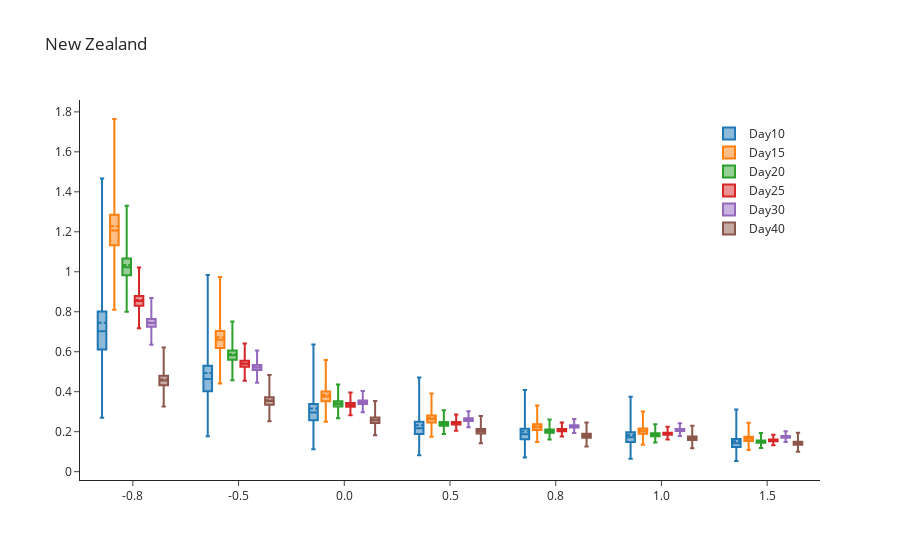

The notebook cell saved with this chart:
### Code cell
# Create list of names for x-axis and traces
epsilon_range = np.around(epsilon_range,1)
num_epsilons = len(epsilon_range)
x_name = []
for i in range(num_epsilons):
    x_name.append(str(epsilon_range[i]))
trace_name = ['Day{}'.format(x) for x in chosen_times]

# Sort results
all_intervals.sort_values(by=['Time Points', 'Epsilon'], inplace=True)

# Plot (box plot for inference)
fig = go.Figure()

for i in range(len(trace_name)):
    fig.add_trace(
        go.Box(
            mean=all_intervals.loc[all_intervals['Central Probability']==0]['Mean'][i*num_epsilons:(i+1)*num_epsilons],
            median=all_intervals.loc[all_intervals['Central Probability']==0]['Lower bound CI'][i*num_epsilons:(i+1)*num_epsilons],
            q1=all_intervals.loc[all_intervals['Central Probability']==0.25]['Lower bound CI'][i*num_epsilons:(i+1)*num_epsilons],
            q3=all_intervals.loc[all_intervals['Central Probability']==0.25]['Upper bound CI'][i*num_epsilons:(i+1)*num_epsilons],
            upperfence=all_intervals.loc[all_intervals['Central Probability']==0.95]['Upper bound CI'][i*num_epsilons:(i+1)*num_epsilons],
            lowerfence=all_intervals.loc[all_intervals['Central Probability']==0.95]['Lower bound CI'][i*num_epsilons:(i+1)*num_epsilons],
            x=x_name,
            name=trace_name[i]
        )
    )
fig.update_layout(template='simple_white', boxmode='group', title='New Zealand', legend=dict(x=0.85,y=0.95))
fig.show()

### Figure 1 — Plotly figure (JSON) as saved in the notebook; plotly's stock layout.template omitted (floating-point values rounded to 4 significant figures)
{"data": [{"lowerfence": [0.2699, 0.1767, 0.112, 0.08188, 0.07066, 0.06465, 0.05331], "mean": [0.7452, 0.4936, 0.3163, 0.2326, 0.201, 0.184, 0.1522], "median": [0.7022, 0.4632, 0.296, 0.2171, 0.1876, 0.1716, 0.1419], "name": "Day10", "q1": [0.6117, 0.4027, 0.2569, 0.1883, 0.1626, 0.1488, 0.1229], "q3": [0.801, 0.5296, 0.339, 0.2491, 0.2151, 0.1969, 0.1628], "type": "box", "upperfence": [1.466, 0.9838, 0.636, 0.4715, 0.4083, 0.3745, 0.3106], "x": ["-0.8", "-0.5", "0.0", "0.5", "0.8", "1.0", "1.5"]}, {"lowerfence": [0.8106, 0.4405, 0.25, 0.1745, 0.1478, 0.1341, 0.1089], "mean": [1.228, 0.6721, 0.3832, 0.2681, 0.227, 0.206, 0.1673], "median": [1.207, 0.6599, 0.3759, 0.2629, 0.2225, 0.202, 0.1641], "name": "Day15", "q1": [1.133, 0.6187, 0.3522, 0.2462, 0.2085, 0.1892, 0.1537], "q3": [1.285, 0.7033, 0.401, 0.2806, 0.2375, 0.2156, 0.1751], "type": "box", "upperfence": [1.764, 0.9743, 0.5581, 0.3912, 0.3313, 0.3009, 0.2445], "x": ["-0.8", "-0.5", "0.0", "0.5", "0.8", "1.0", "1.5"]}, {"lowerfence": [0.7999, 0.4573, 0.2672, 0.1885, 0.1604, 0.1457, 0.1188], "mean": [1.034, 0.5878, 0.342, 0.2411, 0.2048, 0.1862, 0.1517], "median": [1.023, 0.5819, 0.3387, 0.2388, 0.2029, 0.1844, 0.1502], "name": "Day20", "q1": [0.9822, 0.5593, 0.3257, 0.2297, 0.1952, 0.1774, 0.1446], "q3": [1.066, 0.6057, 0.3524, 0.2484, 0.211, 0.1918, 0.1562], "type": "box", "upperfence": [1.331, 0.7517, 0.4359, 0.3069, 0.2607, 0.2368, 0.1928], "x": ["-0.8", "-0.5", "0.0", "0.5", "0.8", "1.0", "1.5"]}, {"lowerfence": [0.7175, 0.4546, 0.2821, 0.2045, 0.1755, 0.1603, 0.1319], "mean": [0.8582, 0.5415, 0.3353, 0.2429, 0.2084, 0.1904, 0.1566], "median": [0.8542, 0.5393, 0.334, 0.242, 0.2077, 0.1897, 0.156], "name": "Day25", "q1": [0.8303, 0.5246, 0.325, 0.2355, 0.2021, 0.1846, 0.1518], "q3": [0.8789, 0.5544, 0.3433, 0.2487, 0.2134, 0.1949, 0.1603], "type": "box", "upperfence": [1.022, 0.6411, 0.3958, 0.2865, 0.2457, 0.2243, 0.1844], "x": ["-0.8", "-0.5", "0.0", "0.5", "0.8", "1.0", "1.5"]}, {"lowerfence": [0.6349, 0.4454, 0.297, 0.2227, 0.1936, 0.1782, 0.1484], "mean": [0.7462, 0.5222, 0.348, 0.261, 0.227, 0.2088, 0.174], "median": [0.7442, 0.521, 0.3472, 0.2604, 0.2264, 0.2084, 0.1736], "name": "Day30", "q1": [0.7255, 0.5081, 0.3387, 0.254, 0.2209, 0.2032, 0.1693], "q3": [0.7633, 0.5341, 0.356, 0.267, 0.2321, 0.2136, 0.178], "type": "box", "upperfence": [0.8691, 0.606, 0.4036, 0.3027, 0.2632, 0.2421, 0.2018], "x": ["-0.8", "-0.5", "0.0", "0.5", "0.8", "1.0", "1.5"]}, {"lowerfence": [0.326, 0.2517, 0.1822, 0.1427, 0.1264, 0.1174, 0.0996], "mean": [0.4605, 0.3572, 0.26, 0.2044, 0.1811, 0.1684, 0.1431], "median": [0.4559, 0.3536, 0.2573, 0.2023, 0.1793, 0.1667, 0.1416], "name": "Day40", "q1": [0.4324, 0.3352, 0.2438, 0.1915, 0.1697, 0.1578, 0.1341], "q3": [0.4804, 0.3727, 0.2714, 0.2134, 0.1893, 0.1759, 0.1495], "type": "box", "upperfence": [0.6211, 0.4833, 0.3531, 0.2779, 0.2464, 0.2291, 0.195], "x": ["-0.8", "-0.5", "0.0", "0.5", "0.8", "1.0", "1.5"]}], "layout": {"boxmode": "group", "legend": {"x": 0.85, "y": 0.95}, "title": {"text": "New Zealand"}}}
